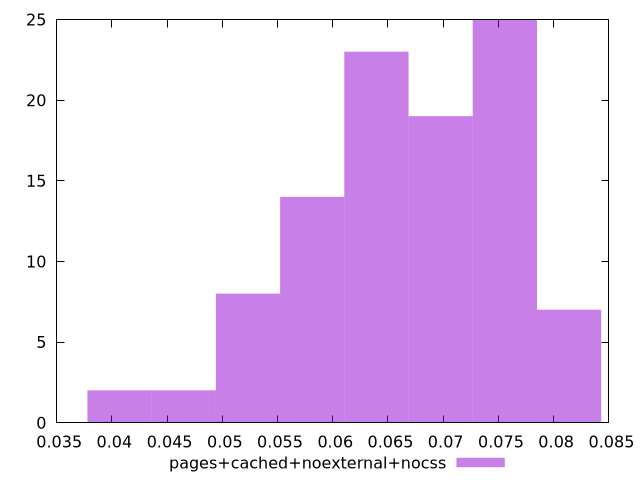

Generate this figure with gnuplot:
$_pagesCachedNoexternalNocss <<EOF
0.0639543274702926 23
0.07558238701034581 25
0.06976835724031921 19
0.0813964167803724 7
0.046512238160212806 2
0.058140297700266005 14
0.05232626793023941 8
0.0406982083901862 2
EOF
set key outside below
set terminal pngcairo
set output "report_00005_2020-11-02T22-26-11.212Z/network-rtt/pages+cached+noexternal+nocss//raw_hist.png"
set yrange [0:25]
set boxwidth 0.005814029770026601
set style fill transparent solid 0.5 noborder
plot $_pagesCachedNoexternalNocss title "pages+cached+noexternal+nocss" with boxes ,
